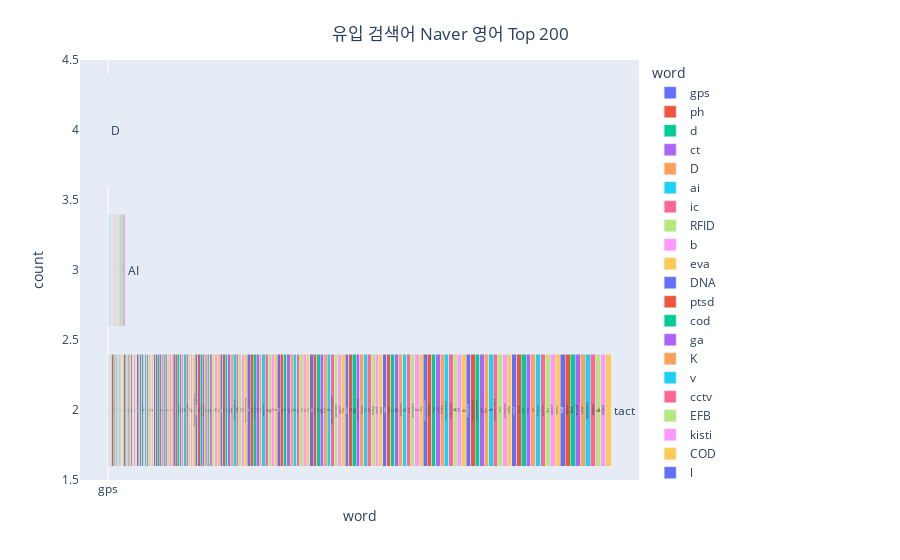

Notebook code for this chart:
### Markdown cell above
**유입 검색어** 네이버 **영어** 키워드 빈도 그래프

### Code cell
create_horizontal_bar_chart(dfCntEntal.head(200), 'word', 'count', 'word', 'word', "유입 검색어 Naver 영어 Top 200")
